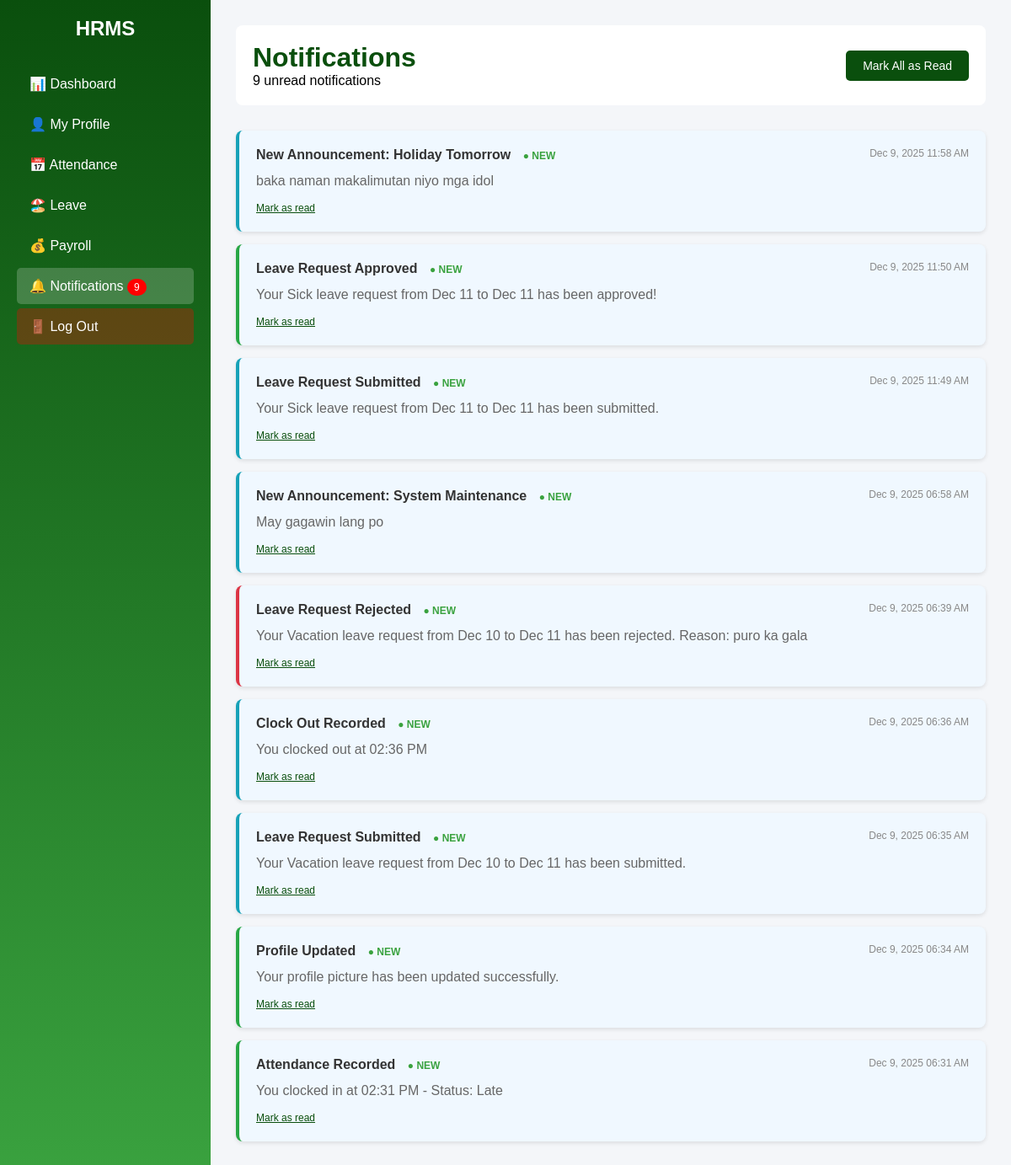
Screenshot of /hrms/public/employee_notifications.php (signed in) with the database file from the repository.
### tables this page shows
CREATE TABLE `notifications` (
  `id` int(11) NOT NULL,
  `user_id` int(11) NOT NULL,
  `title` varchar(255) NOT NULL,
  `message` text NOT NULL,
  `type` enum('info','warning','success','error') DEFAULT 'info',
  `is_read` tinyint(1) DEFAULT 0,
  `created_at` timestamp NOT NULL DEFAULT current_timestamp()
);

### hrms/public/employee_notifications.php (the view, shortened to what this page needs)
<?php
include("../includes/db_connect.php");
$user_id = $_SESSION['user_id'];
$notif_query = "SELECT * FROM notifications WHERE user_id = ? ORDER BY created_at DESC";
$notif_stmt = $conn->prepare($notif_query);
$notif_stmt->bind_param("i", $user_id);
$notif_stmt->execute();
$notifications = $notif_stmt->get_result();
$unread_query = "SELECT COUNT(*) as unread FROM notifications WHERE user_id = ? AND is_read = 0";
$unread_stmt = $conn->prepare($unread_query);
$unread_stmt->bind_param("i", $user_id);
$unread_stmt->execute();
$unread_count = $unread_stmt->get_result()->fetch_assoc()['unread'];
?>
<!DOCTYPE html>
<html lang="en">
<head>
</head>
<body>
<div class="container">
    <div class="sidebar">
        <h2>HRMS</h2>
        <a href="employee_dashboard.php">📊 Dashboard</a>
        <a href="employee_profile.php">👤 My Profile</a>
        <a href="employee_attendance.php">📅 Attendance</a>
        <a href="employee_leave.php">🏖️ Leave</a>
        <a href="employee_payroll.php">💰 Payroll</a>
        <a href="employee_notifications.php" class="active">🔔 Notifications <?php if($unread_count > 0) echo "<span class='notif-badge'>$unread_count</span>"; ?></a>
        <a href="logout.php" class="logout">🚪 Log Out</a>
    </div>
    <div class="main">
        <div class="header">
            <div>
                <h1>Notifications</h1>
                <p><?php echo $unread_count; ?> unread notification<?php echo $unread_count != 1 ? 's' : ''; ?></p>
            </div>
            <?php if($unread_count > 0): ?>
                <a href="?mark_all_read=1" class="btn btn-primary">Mark All as Read</a>
            <?php endif; ?>
        </div>
        <?php if($notifications->num_rows > 0): ?>
            <?php while($notif = $notifications->fetch_assoc()): ?>
                <div class="notification-item <?php echo $notif['is_read'] ? '' : 'unread'; ?> type-<?php echo $notif['type']; ?>">
                    <div class="notif-header">
                        <div class="notif-title">
                            <?php echo htmlspecialchars($notif['title']); ?>
                            <?php if(!$notif['is_read']): ?>
                                <span style="color: #3aa23f; font-size: 12px; margin-left: 10px;">● NEW</span>
                            <?php endif; ?>
                        </div>
                        <div class="notif-time">
                            <?php
                            $time_diff = time() - strtotime($notif['created_at']);
                            if($time_diff < 60) {
                                echo "Just now";
                            } elseif($time_diff < 3600) {
                                echo floor($time_diff / 60) . " min ago";
                            } elseif($time_diff < 86400) {
                                echo floor($time_diff / 3600) . " hour" . (floor($time_diff / 3600) > 1 ? 's' : '') . " ago";
                            } else {
                                echo date('M j, Y h:i A', strtotime($notif['created_at']));
                            }
                            ?>
                        </div>
                    </div>
                    <div class="notif-message">
                        <?php echo htmlspecialchars($notif['message']); ?>
                    </div>
                    <?php if(!$notif['is_read']): ?>
                        <div style="margin-top: 10px;">
                            <a href="?mark_read=<?php echo $notif['id']; ?>" class="mark-read-btn">Mark as read</a>
                        </div>
                    <?php endif; ?>
                </div>
            <?php endwhile; ?>
        <?php endif; ?>
    </div>
</div>
</body>
</html>

### hrms/public/employee_notifications.php (style rules this page uses)
* { margin: 0; padding: 0; box-sizing: border-box; }
body { font-family: Arial, sans-serif; background: #f4f6f9; }
.container { display: flex; min-height: 100vh; }
.sidebar { width: 250px; background: linear-gradient(to bottom, #0a4f0d, #3aa23f); color: white; padding: 20px; }
.sidebar h2 { margin-bottom: 30px; text-align: center; }
.sidebar a { display: block; padding: 12px 15px; color: white; text-decoration: none; margin-bottom: 5px; border-radius: 5px; transition: 0.2s; }
.sidebar a:hover, .sidebar a.active { background: rgba(255,255,255,0.2); }
.sidebar .logout { margin-top: auto; background: rgba(255,0,0,0.3); }
.main { flex: 1; padding: 30px; }
.header { background: white; padding: 20px; border-radius: 8px; margin-bottom: 30px; display: flex; justify-content: space-between; align-items: center; }
.header h1 { color: #0a4f0d; }
.btn { padding: 10px 20px; border: none; border-radius: 5px; cursor: pointer; font-size: 14px; text-decoration: none; display: inline-block; }
.btn-primary { background: #0a4f0d; color: white; }
.notif-badge { background: red; color: white; padding: 3px 8px; border-radius: 10px; font-size: 12px; }
.notification-item { background: white; padding: 20px; margin-bottom: 15px; border-radius: 8px; border-left: 4px solid #0a4f0d; box-shadow: 0 2px 5px rgba(0,0,0,0.1); }
.notification-item.unread { background: #f0f8ff; border-left-color: #3aa23f; }
.notification-item.type-info { border-left-color: #17a2b8; }
.notification-item.type-success { border-left-color: #28a745; }
.notification-item.type-error { border-left-color: #dc3545; }
.notif-header { display: flex; justify-content: space-between; align-items: flex-start; margin-bottom: 10px; }
.notif-title { font-weight: bold; font-size: 16px; color: #333; }
.notif-time { font-size: 12px; color: #888; }
.notif-message { color: #666; line-height: 1.5; }
.mark-read-btn { background: none; border: none; color: #0a4f0d; cursor: pointer; font-size: 12px; text-decoration: underline; }

### rows the page displays
notifications: title "New Announcement: Holiday Tomorrow", is_read "● NEW", created_at "Dec 9, 2025 11:58 AM", message "baka naman makalimutan niyo mga idol"
notifications: title "Leave Request Approved", is_read "● NEW", created_at "Dec 9, 2025 11:50 AM", message "Your Sick leave request from Dec 11 to Dec 11 has been approved!"
notifications: title "Leave Request Submitted", is_read "● NEW", created_at "Dec 9, 2025 11:49 AM", message "Your Sick leave request from Dec 11 to Dec 11 has been submitted."
notifications: title "New Announcement: System Maintenance", is_read "● NEW", created_at "Dec 9, 2025 06:58 AM", message "May gagawin lang po"
notifications: title "Leave Request Rejected", is_read "● NEW", created_at "Dec 9, 2025 06:39 AM", message "Your Vacation leave request from Dec 10 to Dec 11 has been rejected. Reason: puro ka gala"
notifications: title "Clock Out Recorded", is_read "● NEW", created_at "Dec 9, 2025 06:36 AM", message "You clocked out at 02:36 PM"
notifications: title "Leave Request Submitted", is_read "● NEW", created_at "Dec 9, 2025 06:35 AM", message "Your Vacation leave request from Dec 10 to Dec 11 has been submitted."
notifications: title "Profile Updated", is_read "● NEW", created_at "Dec 9, 2025 06:34 AM", message "Your profile picture has been updated successfully."
notifications: title "Attendance Recorded", is_read "● NEW", created_at "Dec 9, 2025 06:31 AM", message "You clocked in at 02:31 PM - Status: Late"

### other values shown
$unread_count "9"
